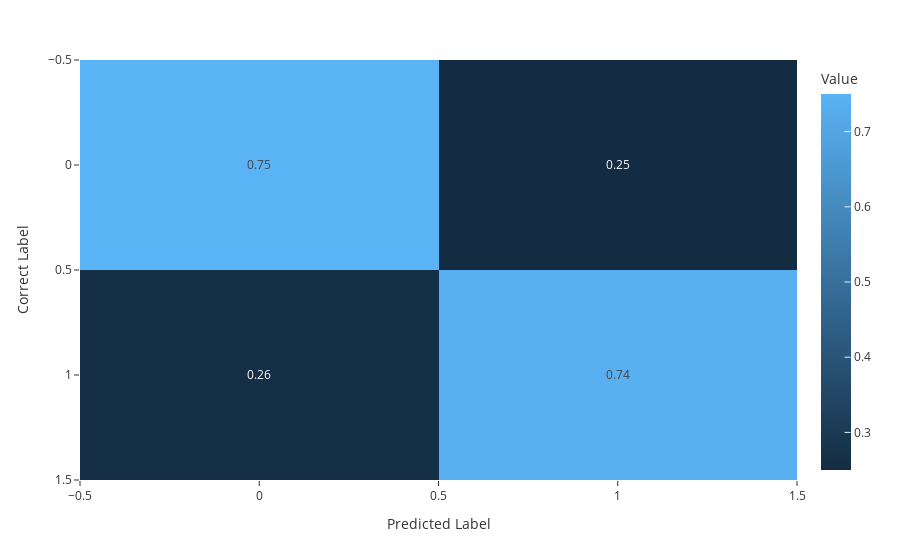

The cell this chart's notebook holds for it:
### Code cell
print('recall score: ', recall_score(y_test,y_pred, pos_label=1))
print('f1 score: ', f1_score(y_test,y_pred, pos_label=1))
print('accuracy score: ', accuracy_score(y_test,y_pred))
print('f1 macro: ', f1_score(y_test,y_pred, average='macro'))
print('precision score: ', precision_score(y_test,y_pred,  average='macro'))
print('recall macro: ', recall_score(y_test,y_pred,  average='macro'))

fig = px.imshow(np.around(confusion_matrix(y_test, y_pred, normalize='true'),2), 
                template='ggplot2',
                text_auto=True, 
                aspect="True", 
                labels=dict(x="Predicted Label", y="Correct Label", color='Value'))
fig.update_xaxes(side="bottom")
fig.show()

### Figure 1 — Plotly figure (JSON) as saved in the notebook; plotly's stock layout.template omitted (floating-point values rounded to 4 significant figures)
{"data": [{"coloraxis": "coloraxis", "hovertemplate": "Predicted Label: %{x}<br>Correct Label: %{y}<br>Value: %{z}<extra></extra>", "name": "0", "texttemplate": "%{z}", "type": "heatmap", "xaxis": "x", "yaxis": "y", "z": [[0.75, 0.25], [0.26, 0.74]]}], "layout": {"coloraxis": {"colorbar": {"title": {"text": "Value"}}, "colorscale": [[0, "rgb(20,44,66)"], [1, "rgb(90,179,244)"]]}, "margin": {"t": 60}, "xaxis": {"anchor": "y", "domain": [0, 1], "side": "bottom", "title": {"text": "Predicted Label"}}, "yaxis": {"anchor": "x", "autorange": "reversed", "domain": [0, 1], "title": {"text": "Correct Label"}}}}
